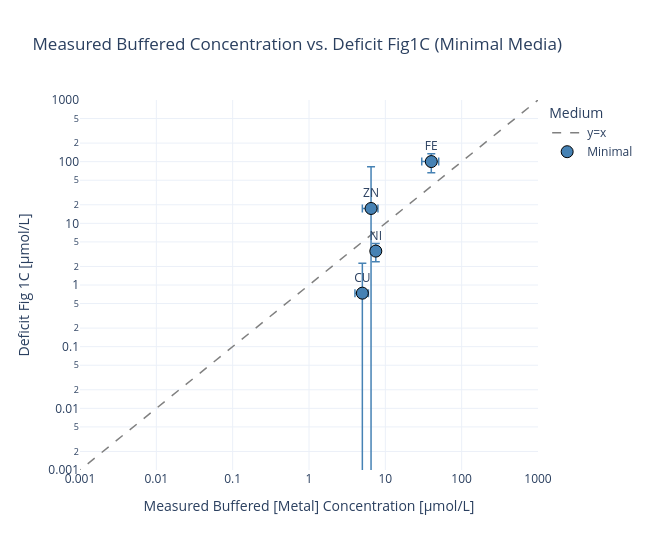

Source (notebook cell):
### Markdown cell above
### Plot 5 – Measured buffered [Metal] concentration vs. Deficit Figure 1C (absolute value, Minimal)

### Code cell
# All metals with measured buffered data (CO is NaN → dropped automatically)
df_p5 = results_minimal[[
    'deficit_M', 'deficit_M_err',
    'measured_M', 'measured_std_M',
]].dropna(subset=['measured_M']).copy()

x_5     = abs(df_p5["measured_M"].astype(float).values * 1e6)
y_5     = abs(df_p5["deficit_M"].astype(float).values * 1e6)
x_5_err = df_p5["measured_std_M"].fillna(0).astype(float).values * 1e6
y_5_err = df_p5["deficit_M_err"].astype(float).values * 1e6

x_pos_5 = x_5[x_5 > 0]
x_ref_5 = np.logspace(np.log10(x_pos_5.min()) - 0.5, np.log10(x_pos_5.max()) + 0.5, 100)

ref_range = np.logspace(-4, 6, 100)

fig5 = go.Figure()
fig5.add_trace(go.Scatter(
    x=ref_range, y=ref_range,
    mode='lines', name='y=x',
    line=dict(color='gray', dash='dash', width=1.5),
))
fig5.add_trace(go.Scatter(
    x=x_5, y=y_5,
    mode='markers+text',
    name='Minimal',
    text=df_p5.index.tolist(),
    textposition='top center',
    marker=dict(size=12, color='steelblue', symbol='circle',
                line=dict(width=1, color='black')),
    error_x=dict(type="data", array=x_5_err.tolist(), visible=True,
                 color="steelblue", thickness=1.5),
    error_y=dict(type="data", array=y_5_err.tolist(), visible=True,
                 color="steelblue", thickness=1.5),
))
fig5.update_layout(
    title='Measured Buffered Concentration vs. Deficit Fig1C (Minimal Media)',
    xaxis=dict(title='Measured Buffered [Metal] Concentration [µmol/L]', type='log', range = [-3, 3]),
    yaxis=dict(title='Deficit Fig 1C [µmol/L]', type='log', range = [-3, 3]),
    template='plotly_white', width=650, height=550,
    legend=dict(title='Medium'),
)
fig5.show()

### Figure 1 — Plotly figure (JSON) as saved in the notebook; plotly's stock layout.template omitted (floating-point values rounded to 4 significant figures)
{"data": [{"line": {"color": "gray", "dash": "dash", "width": 1.5}, "mode": "lines", "name": "y=x", "type": "scatter", "x": [0.0001, 0.0001262, 0.0001592, 0.0002009, 0.0002535, 0.0003199, 0.0004037, 0.0005094, 0.0006428, 0.0008111, 0.001024, 0.001292, 0.00163, 0.002057, 0.002595, 0.003275, 0.004132, 0.005214, 0.006579, 0.008302, 0.01048, 0.01322, 0.01668, 0.02105, 0.02656, 0.03352, 0.04229, 0.05337, 0.06734, 0.08498, 0.1072, 0.1353, 0.1707, 0.2154, 0.2719, 0.343, 0.4329, 0.5462, 0.6893, 0.8697, 1.097, 1.385, 1.748, 2.205, 2.783, 3.511, 4.431, 5.591, 7.055, 8.902, 11.23, 14.17, 17.89, 22.57, 28.48, 35.94, 45.35, 57.22, 72.21, 91.12, 115.0, 145.1, 183.1, 231.0, 291.5, 367.8, 464.2, 585.7, 739.1, 932.6, 1177.0, 1485.0, 1874.0, 2364.0, 2984.0, 3765.0, 4751.0, 5995.0, 7565.0, 9545.0, 12050.0, 15200.0, 19180.0, 24200.0, 30540.0, 38540.0, 48630.0, 61360.0, 77430.0, 97700.0, 123300.0, 155600.0, 196300.0, 247700.0, 312600.0, 394400.0, 497700.0, 628000.0, 792500.0, 1000000.0], "y": [0.0001, 0.0001262, 0.0001592, 0.0002009, 0.0002535, 0.0003199, 0.0004037, 0.0005094, 0.0006428, 0.0008111, 0.001024, 0.001292, 0.00163, 0.002057, 0.002595, 0.003275, 0.004132, 0.005214, 0.006579, 0.008302, 0.01048, 0.01322, 0.01668, 0.02105, 0.02656, 0.03352, 0.04229, 0.05337, 0.06734, 0.08498, 0.1072, 0.1353, 0.1707, 0.2154, 0.2719, 0.343, 0.4329, 0.5462, 0.6893, 0.8697, 1.097, 1.385, 1.748, 2.205, 2.783, 3.511, 4.431, 5.591, 7.055, 8.902, 11.23, 14.17, 17.89, 22.57, 28.48, 35.94, 45.35, 57.22, 72.21, 91.12, 115.0, 145.1, 183.1, 231.0, 291.5, 367.8, 464.2, 585.7, 739.1, 932.6, 1177.0, 1485.0, 1874.0, 2364.0, 2984.0, 3765.0, 4751.0, 5995.0, 7565.0, 9545.0, 12050.0, 15200.0, 19180.0, 24200.0, 30540.0, 38540.0, 48630.0, 61360.0, 77430.0, 97700.0, 123300.0, 155600.0, 196300.0, 247700.0, 312600.0, 394400.0, 497700.0, 628000.0, 792500.0, 1000000.0]}, {"error_x": {"array": [10, 1, 1, 1.5, 0.35], "color": "steelblue", "thickness": 1.5, "type": "data", "visible": true}, "error_y": {"array": [34.3, 1.512, 1.154, 65.33, null], "color": "steelblue", "thickness": 1.5, "type": "data", "visible": true}, "marker": {"color": "steelblue", "line": {"color": "black", "width": 1}, "size": 12, "symbol": "circle"}, "mode": "markers+text", "name": "Minimal", "text": ["FE", "CU", "NI", "ZN", "MN"], "textposition": "top center", "type": "scatter", "x": [40.0, 5.0, 7.5, 6.5, 0.7], "y": [100.4, 0.7371, 3.546, 17.42, NaN]}], "layout": {"height": 550, "legend": {"title": {"text": "Medium"}}, "title": {"text": "Measured Buffered Concentration vs. Deficit Fig1C (Minimal Media)"}, "width": 650, "xaxis": {"range": [-3, 3], "title": {"text": "Measured Buffered [Metal] Concentration [µmol/L]"}, "type": "log"}, "yaxis": {"range": [-3, 3], "title": {"text": "Deficit Fig 1C [µmol/L]"}, "type": "log"}}}
